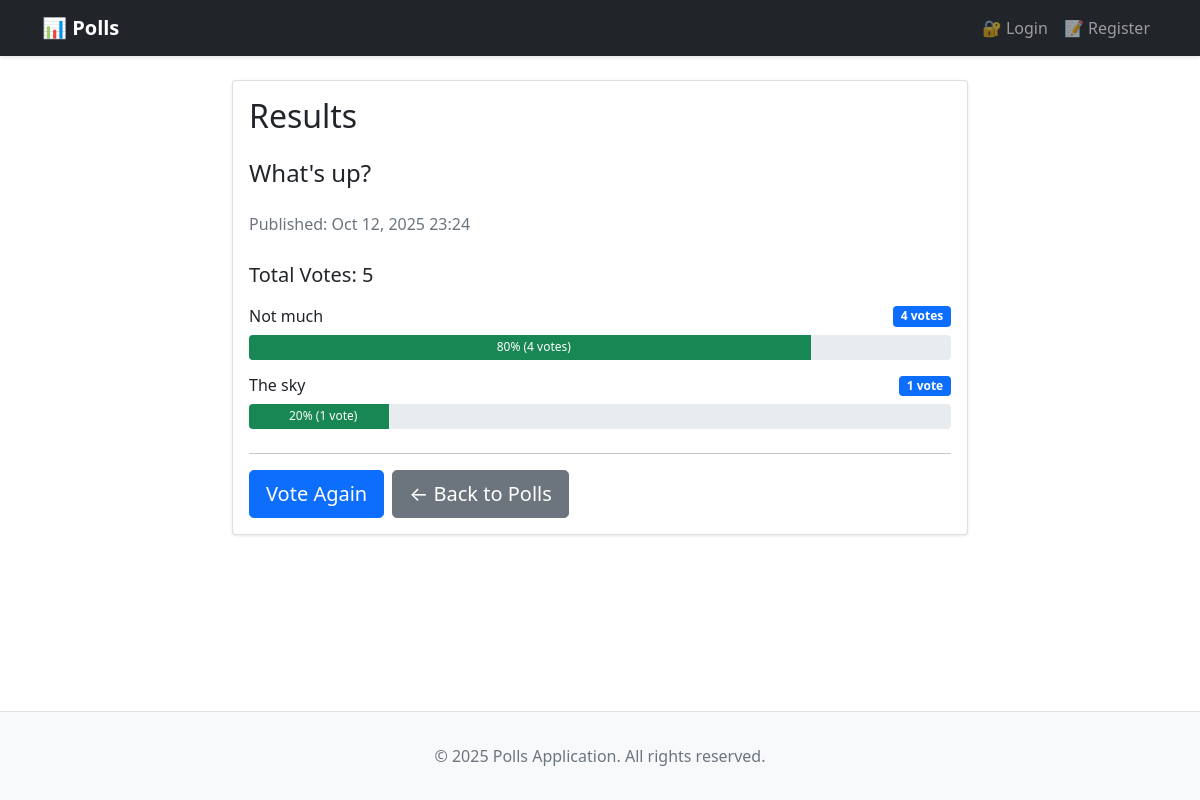
Page /polls/1/results/ on the committed database.
### polls/models.py (models this page shows, shortened)
class Question(models.Model):
    question_text = models.CharField(max_length=200)
    pub_date = models.DateTimeField("date published")
    def get_total_votes(self):
        return sum(choice.votes for choice in self.choice_set.all())

class Choice(models.Model):
    question = models.ForeignKey(Question, on_delete=models.CASCADE)
    choice_text = models.CharField(max_length=200)
    votes = models.IntegerField(default=0)

### polls/views.py (the view)
# urls.py: path("<int:pk>/results/", views.ResultsView.as_view(), name="results"),
class ResultsView(PollsBaseView, generic.DetailView):
    model = Question
    template_name = "polls/results.html"

### polls/views.py (called while the page is built)
    def get_slogan(self):
        return random.choice(self.slogans)

    def get_context_data(self, **kwargs):
        context = super().get_context_data(**kwargs)
        context['slogan'] = self.get_slogan()
        return context

### polls/templates/polls/results.html (shortened to what this page needs)
{% extends "base.html" %}
{% block content %}
<div class="row justify-content-center">
    <div class="col-lg-8">
        <div class="card">
            <div class="card-body">
                <h2 class="card-title mb-4">Results</h2>
                <h4 class="mb-4">{{ question.question_text }}</h4>
                <p class="text-muted mb-4">
                    Published: {{ question.pub_date|date:"M d, Y H:i" }}
                </p>
                <div class="mb-4">
                    <p class="lead">
                        <strong>Total Votes:</strong>
                        <span id="total-votes">{{ question.get_total_votes }}</span>
                    </p>
                    {% for choice in question.choice_set.all %}
                        <div class="mb-3">
                            <div class="d-flex justify-content-between align-items-center mb-2">
                                <h6 class="mb-0">{{ choice.choice_text }}</h6>
                                <span class="badge bg-primary">{{ choice.votes }} vote{{ choice.votes|pluralize }}</span>
                            </div>
                            <div class="progress" style="height: 25px;">
                                {% if question.get_total_votes > 0 %}
                                    {% widthratio choice.votes question.get_total_votes 100 as percentage %}
                                    <div
                                        class="progress-bar bg-success"
                                        role="progressbar"
                                        style="width: {{ percentage }}%"
                                        aria-valuenow="{{ choice.votes }}"
                                        aria-valuemin="0"
                                        aria-valuemax="{{ question.get_total_votes }}"
                                    >
                                        <span class="ps-2">{{ percentage }}% ({{ choice.votes }} vote{{ choice.votes|pluralize }})</span>
                                    </div>
                                {% endif %}
                            </div>
                        </div>
                    {% endfor %}
                </div>
                <hr>
                <div class="d-flex gap-2">
                    <a href="{% url 'polls:detail' question.id %}" class="btn btn-primary btn-lg">
                        Vote Again
                    </a>
                    <a href="{% url 'polls:index' %}" class="btn btn-secondary btn-lg">
                        ← Back to Polls
                    </a>
                </div>
            </div>
        </div>
    </div>
</div>
{% endblock %}

### templates/base.html (style rules this page uses)
body { display: flex; flex-direction: column; min-height: 100vh; }
.card { box-shadow: 0 1px 3px rgba(0,0,0,0.1); }

### rows in the picture
Question: question_text "What's up?", pub_date "Oct 12, 2025 23:24", get_total_votes "5"
Choice: choice_text "Not much", votes "4", percentage "80"
Choice: choice_text "The sky", votes "1", percentage "20"
